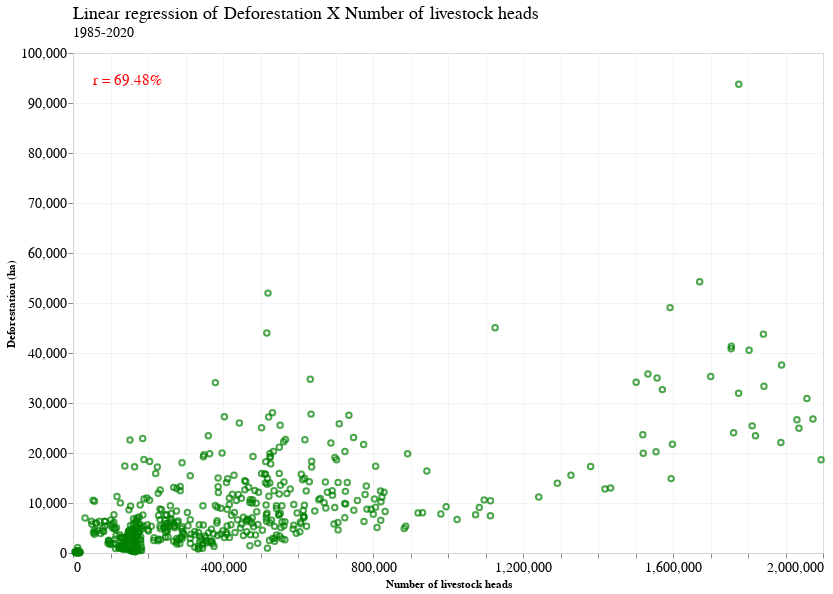

The code cell stored with this chart in its notebook:
### Code cell
chart = alt.Chart(complete_df_pecuaria).mark_point(color='green').encode(
    x=alt.X('numero_cabecas', axis=alt.Axis(title='Number of livestock heads')),
    y=alt.Y('deforestation_ha', axis=alt.Axis(title='Deforestation (ha)')),
)

# reg_chart = (
#     chart + 
#     chart.transform_regression(
#         'numero_cabecas', 'deforestation_ha'
#     ).mark_line(
#         color='red', strokeDash=[2]
#     )
# )

# text = alt.Chart({'values':[{}]}).mark_text(
#     align="left", baseline="top", size=15, color='red', angle=350
# ).encode(
#     x=alt.value(400),  # pixels from left
#     y=alt.value(370),  # pixels from top
#     text=alt.value("y = 2337.35 + 0.0039 * x"))

text2 = alt.Chart({'values':[{}]}).mark_text(
    align="left", baseline="top", size=15, color='red',
).encode(
    x=alt.value(20),  # pixels from left
    y=alt.value(20),  # pixels from top
    text=alt.value(" r = 69.48%"))

reg_chart = chart + text2

final_chart = reg_chart.properties(
    width=750,
    height=500,
    title=science_theme_title(
        text="Linear regression of Deforestation X Number of livestock heads", 
        subtitle="1985-2020"
    )
)

final_chart

### Figure 1 — Vega-Lite specification as saved in the notebook (floating-point values rounded to 4 significant figures; data arrays with more than 128 entries replaced by an {"elided": "..."} marker saying what was removed)
{"config": {"view": {"width": 533.3, "height": 300.0, "fill": "white"}, "title": {"align": "left", "anchor": "start", "frame": "group", "font": "Helvetica Neue", "fontSize": 18, "dy": -2, "subtitleFont": "Helvetica Neue", "subtitleFontSize": 14, "fontWeight": "normal"}, "axis": {"domainColor": "lightGrey", "gridColor": "lightGrey", "gridWidth": 0.25, "titleFont": "Helvetica Neue", "titleFontSize": 11, "labelFont": "Helvetica Neue", "labelFontSize": 14}, "legend": {"layout": {"anchor": "start"}, "labelLimit": 0, "titleFontSize": 14, "titleFont": "Helvetica Neue", "labelFontSize": 14, "labelFont": "Helvetica Neue"}, "header": {"title": null, "titleFont": "Helvetica Neue", "labelFont": "Helvetica Neue", "labelFontSize": 14, "labelPadding": 2}, "range": {"category": ["#0C66B5", "#BA1D32", "#0F8E40", "#E56F20", "#862BAF", "#626D69", "#ED5087", "#3DB9E2", "#51DB63", "#E26868", "#FFB270", "#B37CEA", "#A8A1A4", "#FF87CD"]}}, "layer": [{"data": {"name": "data-250360bfc03121106d6df3b8e20abefe"}, "mark": {"type": "point", "color": "green"}, "encoding": {"x": {"axis": {"title": "Number of livestock heads"}, "field": "numero_cabecas", "type": "quantitative"}, "y": {"axis": {"title": "Deforestation (ha)"}, "field": "deforestation_ha", "type": "quantitative"}}}, {"data": {"name": "empty"}, "mark": {"type": "text", "align": "left", "baseline": "top", "color": "red", "size": 15}, "encoding": {"text": {"value": " r = 69.48%"}, "x": {"value": 20}, "y": {"value": 20}}}], "height": 500, "title": {"align": "left", "anchor": "start", "frame": "group", "font": "Helvetica Neue", "fontSize": 18, "dy": -2, "subtitleFont": "Helvetica Neue", "subtitleFontSize": 14, "fontWeight": "normal", "text": "Linear regression of Deforestation X Number of livestock heads", "subtitle": "1985-2020"}, "width": 750, "$schema": "https://vega.github.io/schema/vega-lite/v4.17.0.json", "datasets": {"data-250360bfc03121106d6df3b8e20abefe": {"elided": "576 records"}, "empty": [{}]}}
